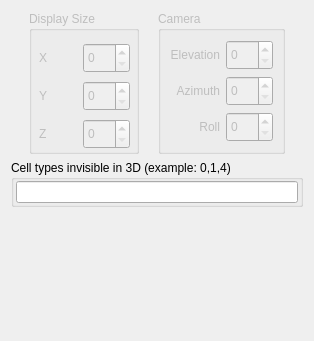
     <widget class="QWidget" name="tab_3D">
      <attribute name="title">
       <string>3D</string>
      </attribute>
      <layout class="QVBoxLayout" name="verticalLayout_22">
       <item>
        <layout class="QHBoxLayout" name="horizontalLayout_2">
         <item>
          <spacer name="horizontalSpacer_6">
           <property name="orientation">
            <enum>Qt::Horizontal</enum>
           </property>
           <property name="sizeHint" stdset="0">
            <size>
             <width>18</width>
             <height>20</height>
            </size>
           </property>
          </spacer>
         </item>
         <item>
          <widget class="QGroupBox" name="groupBox">
           <property name="enabled">
            <bool>false</bool>
           </property>
           <property name="minimumSize">
            <size>
             <width>110</width>
             <height>0</height>
            </size>
           </property>
           <property name="title">
            <string>Display Size</string>
           </property>
           <property name="flat">
            <bool>false</bool>
           </property>
           <widget class="QWidget" name="layoutWidget">
            <property name="geometry">
             <rect>
              <x>10</x>
              <y>30</y>
              <width>91</width>
              <height>112</height>
             </rect>
            </property>
            <layout class="QGridLayout" name="gridLayout_5">
             <item row="0" column="0">
              <widget class="QLabel" name="label">
               <property name="text">
                <string>X</string>
               </property>
              </widget>
             </item>
             <item row="0" column="1">
              <widget class="QSpinBox" name="spinBox">
               <property name="minimumSize">
                <size>
                 <width>25</width>
                 <height>30</height>
                </size>
               </property>
               <property name="specialValueText">
                <string/>
               </property>
               <property name="maximum">
                <number>999</number>
               </property>
              </widget>
             </item>
             <item row="1" column="0">
              <widget class="QLabel" name="label_2">
               <property name="text">
                <string>Y</string>
               </property>
              </widget>
             </item>
             <item row="1" column="1">
              <widget class="QSpinBox" name="spinBox_2">
               <property name="minimumSize">
                <size>
                 <width>0</width>
                 <height>30</height>
                </size>
               </property>
               <property name="maximum">
                <number>999</number>
               </property>
              </widget>
             </item>
             <item row="2" column="0">
              <widget class="QLabel" name="label_3">
               <property name="text">
                <string>Z</string>
               </property>
              </widget>
             </item>
             <item row="2" column="1">
              <widget class="QSpinBox" name="spinBox_3">
               <property name="minimumSize">
                <size>
                 <width>0</width>
                 <height>30</height>
                </size>
               </property>
               <property name="maximum">
                <number>999</number>
               </property>
              </widget>
             </item>
            </layout>
           </widget>
          </widget>
         </item>
         <item>
          <spacer name="horizontalSpacer_2">
           <property name="orientation">
            <enum>Qt::Horizontal</enum>
           </property>
           <property name="sizeHint" stdset="0">
            <size>
             <width>13</width>
             <height>17</height>
            </size>
           </property>
          </spacer>
         </item>
         <item>
          <widget class="QGroupBox" name="groupBox_3">
           <property name="enabled">
            <bool>false</bool>
           </property>
           <property name="title">
            <string>Camera</string>
           </property>
           <property name="flat">
            <bool>false</bool>
           </property>
           <layout class="QVBoxLayout" name="verticalLayout_7">
            <item>
             <layout class="QGridLayout" name="gridLayout_3">
              <item row="0" column="0">
               <widget class="QLabel" name="label_4">
                <property name="text">
                 <string>Elevation</string>
                </property>
                <property name="alignment">
                 <set>Qt::AlignRight|Qt::AlignTrailing|Qt::AlignVCenter</set>
                </property>
               </widget>
              </item>
              <item row="0" column="1">
               <widget class="QSpinBox" name="spinBox_6">
                <property name="minimumSize">
                 <size>
                  <width>0</width>
                  <height>30</height>
                 </size>
                </property>
                <property name="specialValueText">
                 <string/>
                </property>
                <property name="maximum">
                 <number>999</number>
                </property>
               </widget>
              </item>
              <item row="1" column="0">
               <widget class="QLabel" name="label_7">
                <property name="text">
                 <string>Azimuth</string>
                </property>
                <property name="alignment">
                 <set>Qt::AlignRight|Qt::AlignTrailing|Qt::AlignVCenter</set>
                </property>
               </widget>
              </item>
              <item row="1" column="1">
               <widget class="QSpinBox" name="spinBox_7">
                <property name="minimumSize">
                 <size>
                  <width>0</width>
                  <height>30</height>
                 </size>
                </property>
                <property name="maximum">
                 <number>999</number>
                </property>
               </widget>
              </item>
              <item row="2" column="0">
               <widget class="QLabel" name="label_8">
                <property name="text">
                 <string>Roll</string>
                </property>
                <property name="alignment">
                 <set>Qt::AlignRight|Qt::AlignTrailing|Qt::AlignVCenter</set>
                </property>
               </widget>
              </item>
              <item row="2" column="1">
               <widget class="QSpinBox" name="spinBox_8">
                <property name="minimumSize">
                 <size>
                  <width>0</width>
                  <height>30</height>
                 </size>
                </property>
                <property name="maximum">
                 <number>999</number>
                </property>
               </widget>
              </item>
             </layout>
            </item>
           </layout>
          </widget>
         </item>
         <item>
          <spacer name="horizontalSpacer_5">
           <property name="orientation">
            <enum>Qt::Horizontal</enum>
           </property>
           <property name="sizeHint" stdset="0">
            <size>
             <width>18</width>
             <height>20</height>
            </size>
           </property>
          </spacer>
         </item>
        </layout>
       </item>
       <item>
        <widget class="QGroupBox" name="groupBox_2">
         <property name="title">
          <string>Cell types invisible in 3D (example: 0,1,4)</string>
         </property>
         <layout class="QHBoxLayout" name="horizontalLayout">
          <property name="leftMargin">
           <number>2</number>
          </property>
          <property name="topMargin">
           <number>1</number>
          </property>
          <property name="rightMargin">
           <number>2</number>
          </property>
          <property name="bottomMargin">
           <number>1</number>
          </property>
          <item>
           <widget class="QLineEdit" name="cellTypesInvisibleList">
            <property name="toolTip">
             <string>&lt;html&gt;&lt;head/&gt;&lt;body&gt;&lt;p&gt;comma-sepoarated list of cell type numbers that shuold not be rendered in 3D. Usually you do not want to display medium so at the very least this list should have '0' element in it&lt;/p&gt;&lt;/body&gt;&lt;/html&gt;</string>
            </property>
           </widget>
          </item>
         </layout>
        </widget>
       </item>
       <item>
        <layout class="QHBoxLayout" name="horizontalLayout_27">
         <item>
          <layout class="QVBoxLayout" name="verticalLayout_4">
           <item>
            <layout class="QHBoxLayout" name="horizontalLayout_10"/>
           </item>
           <item>
            <layout class="QHBoxLayout" name="horizontalLayout_12"/>
           </item>
          </layout>
         </item>
         <item>
          <spacer name="horizontalSpacer_9">
           <property name="orientation">
            <enum>Qt::Horizontal</enum>
           </property>
           <property name="sizeHint" stdset="0">
            <size>
             <width>48</width>
             <height>20</height>
            </size>
           </property>
          </spacer>
         </item>
        </layout>
       </item>
       <item>
        <spacer name="verticalSpacer_3">
         <property name="orientation">
          <enum>Qt::Vertical</enum>
         </property>
         <property name="sizeHint" stdset="0">
          <size>
           <width>20</width>
           <height>103</height>
          </size>
         </property>
        </spacer>
       </item>
      </layout>
     </widget>
